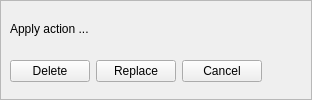
           <widget class="QFrame" name="execute_panel" >
            <property name="frameShape" >
             <enum>QFrame::StyledPanel</enum>
            </property>
            <property name="frameShadow" >
             <enum>QFrame::Raised</enum>
            </property>
            <layout class="QGridLayout" >
             <property name="margin" >
              <number>9</number>
             </property>
             <property name="spacing" >
              <number>6</number>
             </property>
             <item row="0" column="0" colspan="5" >
              <widget class="QLabel" name="label_5" >
               <property name="text" >
                <string>Apply action ...</string>
               </property>
              </widget>
             </item>
             <item row="1" column="0" colspan="5" >
              <widget class="QFrame" name="frame_4" >
               <property name="frameShape" >
                <enum>QFrame::NoFrame</enum>
               </property>
               <property name="frameShadow" >
                <enum>QFrame::Raised</enum>
               </property>
               <layout class="QHBoxLayout" >
                <property name="margin" >
                 <number>0</number>
                </property>
                <property name="spacing" >
                 <number>6</number>
                </property>
                <item>
                 <widget class="QPushButton" name="delete_selected_button" >
                  <property name="text" >
                   <string>Delete</string>
                  </property>
                  <property name="icon" >
                   <iconset resource="layResources.qrc" >:/execmark.png</iconset>
                  </property>
                 </widget>
                </item>
                <item>
                 <widget class="QPushButton" name="replace_selected_button" >
                  <property name="text" >
                   <string>Replace</string>
                  </property>
                  <property name="icon" >
                   <iconset resource="layResources.qrc" >:/execmark.png</iconset>
                  </property>
                 </widget>
                </item>
                <item>
                 <widget class="QPushButton" name="cancel_button" >
                  <property name="text" >
                   <string>Cancel</string>
                  </property>
                 </widget>
                </item>
                <item>
                 <spacer>
                  <property name="orientation" >
                   <enum>Qt::Horizontal</enum>
                  </property>
                  <property name="sizeHint" >
                   <size>
                    <width>40</width>
                    <height>10</height>
                   </size>
                  </property>
                 </spacer>
                </item>
               </layout>
              </widget>
             </item>
            </layout>
           </widget>
